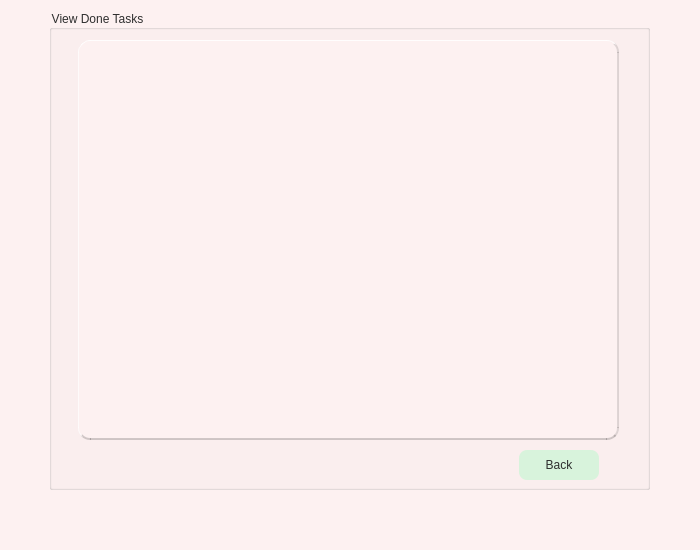
<?xml version="1.0" encoding="UTF-8"?>
<ui version="4.0">
 <class>viewdonepage</class>
 <widget class="QWidget" name="viewdonepage">
  <property name="geometry">
   <rect>
    <x>0</x>
    <y>0</y>
    <width>700</width>
    <height>550</height>
   </rect>
  </property>
  <property name="windowTitle">
   <string>Form</string>
  </property>
  <property name="styleSheet">
   <string notr="true">QFrame {
    background-color: white;
    border-radius: 12px;
    border-top: 1px solid rgba(255, 255, 255, 0.9);
    border-left: 1px solid rgba(255, 255, 255, 0.7);
    border-bottom: 2px solid rgba(0, 0, 0, 0.18);
    border-right: 2px solid rgba(0, 0, 0, 0.12);
}
QWidget {
    background-color: #fdf1f1;   /* pastel pink background */
    color: #2e2e2e;              /* charcoal text */
}

QPushButton {
    background-color: #d8f3dc;   /* mint green buttons */
    color: #2e2e2e;              /* dark text */
   
    border-radius: 8px;
    padding: 8px;
}

QPushButton:pressed {
    background-color: #fff5e1;   /* soft cream when pressed */
}
QDateEdit{
 background-color:white;
}
QTimeEdit
{
background-color:white;
}
QPlainTextEdit
{
background-color:white;
}
QComboBox
{
background-color:white;
}

</string>
  </property>
  <widget class="QGroupBox" name="groupBox">
   <property name="geometry">
    <rect>
     <x>49</x>
     <y>10</y>
     <width>601</width>
     <height>480</height>
    </rect>
   </property>
   <property name="title">
    <string>View Done Tasks</string>
   </property>
   <widget class="QPushButton" name="btnBack">
    <property name="geometry">
     <rect>
      <x>470</x>
      <y>440</y>
      <width>80</width>
      <height>30</height>
     </rect>
    </property>
    <property name="text">
     <string>Back</string>
    </property>
   </widget>
   <widget class="QTableWidget" name="tableWidget">
    <property name="geometry">
     <rect>
      <x>29</x>
      <y>30</y>
      <width>541</width>
      <height>400</height>
     </rect>
    </property>
   </widget>
  </widget>
 </widget>
 <resources/>
 <connections/>
</ui>
